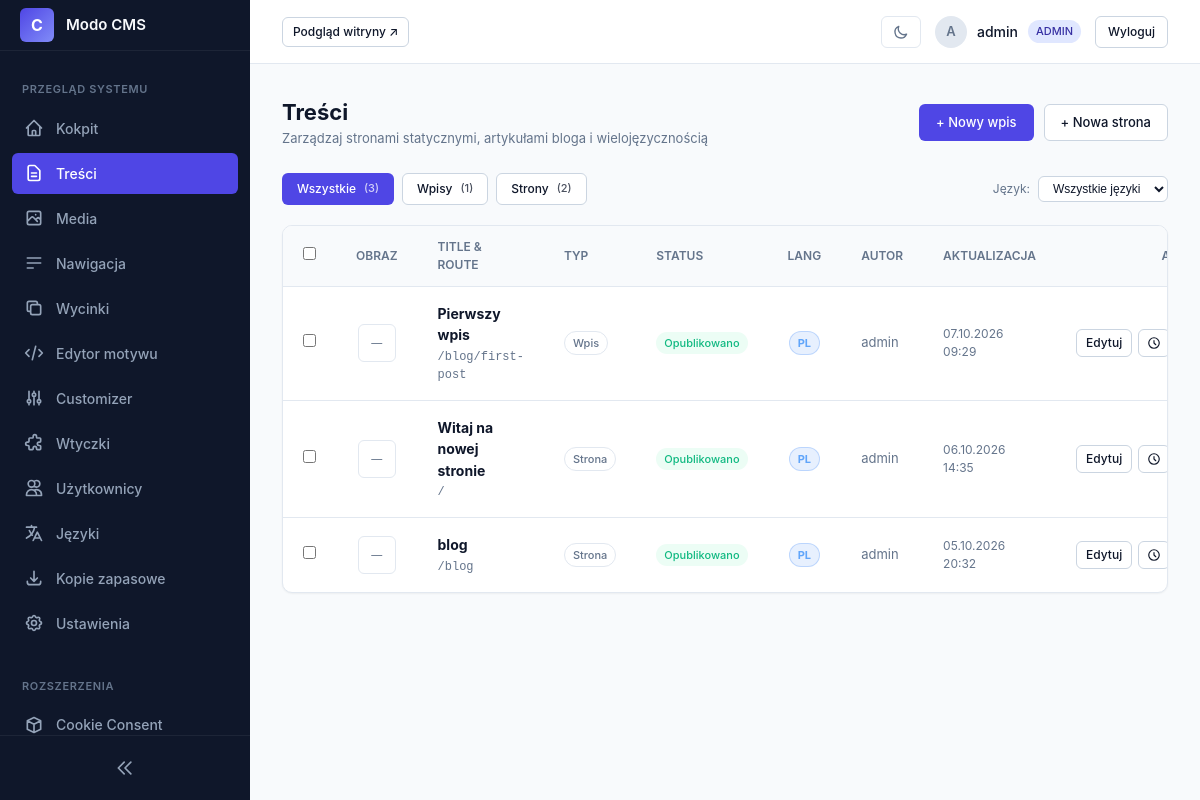
Screenshot of /admin/pages.php (signed in) with the database file from the repository.
### tables this page shows
CREATE TABLE plugins (folder TEXT PRIMARY KEY, is_active INTEGER DEFAULT 0);

CREATE TABLE pages (
                    id INTEGER PRIMARY KEY AUTOINCREMENT,
                    parent_id INTEGER DEFAULT 0,
                    slug TEXT NOT NULL,
                    title TEXT NOT NULL,
                    content TEXT,
                    type TEXT NOT NULL DEFAULT 'page',
                    status TEXT DEFAULT 'published',
                    lang TEXT NOT NULL DEFAULT 'en',
                    translation_group TEXT NOT NULL,
                    featured_image TEXT,
                    meta_title TEXT,
                    meta_description TEXT,
                    author_id INTEGER REFERENCES users(id) ON DELETE SET NULL,
                    created_at DATETIME DEFAULT CURRENT_TIMESTAMP,
                    updated_at DATETIME DEFAULT CURRENT_TIMESTAMP
                );

CREATE TABLE users (
                    id INTEGER PRIMARY KEY AUTOINCREMENT,
                    username TEXT UNIQUE NOT NULL,
                    password_hash TEXT NOT NULL,
                    email TEXT UNIQUE NOT NULL,
                    role TEXT NOT NULL DEFAULT 'admin',
                    admin_lang TEXT NOT NULL DEFAULT 'en',
                    api_token TEXT UNIQUE,
                    reset_token TEXT UNIQUE,
                    reset_expires DATETIME,
                    created_at DATETIME DEFAULT CURRENT_TIMESTAMP
                , totp_secret TEXT, totp_enabled INTEGER NOT NULL DEFAULT 0);

### admin/pages.php (the view, shortened to what the rows shown need)
<?php
require_once __DIR__ . '/../core/bootstrap.php';
$db = Database::getConnection();
$allPagesStmt = $db->query("SELECT id, parent_id, slug, lang, type FROM pages");
$lookupPages = [];
while ($p = $allPagesStmt->fetch()) {
    $lookupPages[(int)$p['id']] = $p;
}
function resolveFullSlug(array $item, array $lookup): string {
    if ($item['type'] === 'post') {
        return '/' . \Core\Router::getPostsPageSlug() . '/' . $item['slug'];
    }
    $slugs = [];
    $curr = (int)$item['id'];
    $visited = [];
    $limit = 20;
    while ($curr > 0 && isset($lookup[$curr]) && !in_array($curr, $visited, true) && $limit-- > 0) {
        $visited[] = $curr;
        if (!empty($lookup[$curr]['slug']) && $lookup[$curr]['slug'] !== 'home') {
            array_unshift($slugs, $lookup[$curr]['slug']);
        }
        $curr = (int)($lookup[$curr]['parent_id'] ?? 0);
    }
    return '/' . implode('/', $slugs);
}
$sql = "SELECT p.*, u.username as author_name FROM pages p LEFT JOIN users u ON p.author_id = u.id";
$params = [];
$sql .= " ORDER BY p.updated_at DESC";
$stmt = $db->prepare($sql);
$stmt->execute($params);
$items = $stmt->fetchAll();
require_once __DIR__ . '/views/header.php';
?>
<div class="page-header" style="margin-bottom: 24px;">
    <div>
        <h1 class="page-title"><?= _e('Content') ?></h1>
    </div>
</div>
<form method="post" id="bulk-form" style="margin: 0;">
<div class="table-container card" style="padding: 0; overflow: hidden; border: 1px solid var(--border-subtle);">
    <table class="pro-table">
        <thead>
            <tr>
                <th style="width: 40px; text-align: center;"><input type="checkbox" id="bulk-select-all" aria-label="<?= _e('Select all') ?>"></th>
                <th style="width: 54px; text-align: center;"><?= _e('Image') ?></th>
                <th><?= _e('Title & Route') ?></th>
                <th style="width: 90px;"><?= _e('Type') ?></th>
                <th style="width: 100px;"><?= _e('Status') ?></th>
                <th style="width: 70px; text-align: center;"><?= _e('Lang') ?></th>
                <th style="width: 120px;"><?= _e('Author') ?></th>
                <th style="width: 130px;"><?= _e('Updated') ?></th>
                <th style="text-align: right; width: 110px;"><?= _e('Actions') ?></th>
            </tr>
        </thead>
        <tbody>
            <?php if (empty($items)): ?>
                <tr>
                    <td colspan="9" style="text-align: center; color: var(--text-muted); padding: 48px 20px;">
                        <p style="margin: 0; font-size: 14px;"><?= _e('No matching documents found.') ?></p>
                    </td>
                </tr>
            <?php else: ?>
                <?php foreach ($items as $item):
                    $fullPath = resolveFullSlug($item, $lookupPages);
                ?>
                    <tr>
                        <td style="text-align: center; vertical-align: middle;">
                            <input type="checkbox" class="bulk-checkbox" name="ids[]" value="<?= (int)$item['id'] ?>" aria-label="<?= _e('Select') ?>">
                        </td>
                        <td style="text-align: center; vertical-align: middle;">
                            <?php if (!empty($item['featured_image'])): ?>
                                <img src="<?= htmlspecialchars($item['featured_image'], ENT_QUOTES, 'UTF-8') ?>"
                                     alt="Thumb"
                                     style="width: 38px; height: 38px; object-fit: cover; border-radius: var(--radius-sm, 6px); border: 1px solid var(--border-subtle); display: block; margin: 0 auto;">
                            <?php else: ?>
                                <div style="width: 38px; height: 38px; background: var(--bg-surface, #1e293b); border: 1px solid var(--border-subtle); border-radius: var(--radius-sm, 6px); display: flex; align-items: center; justify-content: center; color: var(--text-muted); font-size: 11px; margin: 0 auto;">
                                    &mdash;
                                </div>
                            <?php endif; ?>
                        </td>
                        <td>
                            <strong style="font-size: 14px;">
                                <a href="page-edit.php?id=<?= $item['id'] ?>" style="color: var(--text-main); text-decoration: none;">
                                    <?= Security::sanitize($item['title']) ?>
                                </a>
                            </strong>
                            <div style="color: var(--text-muted); font-size: 12px; font-family: ui-monospace, monospace; margin-top: 2px;">
                                <?= htmlspecialchars($fullPath, ENT_QUOTES, 'UTF-8') ?>
                            </div>
                        </td>
                        <td>
                            <span class="badge" style="background: var(--bg-surface, #1e293b); color: var(--text-muted); border: 1px solid var(--border-subtle); font-size: 11px;">
                            </span>
                        </td>
                        <td>
                            <span class="badge <?= $item['status'] === 'published' ? 'badge-success' : 'badge-warning' ?>" style="font-size: 11px;">
                            </span>
                        </td>
                        <td style="text-align: center;">
                            <span class="badge" style="background: rgba(59, 130, 246, 0.12); color: var(--accent, #60a5fa); border: 1px solid rgba(59, 130, 246, 0.25); font-size: 11px; font-weight: 700;">
                                <?= strtoupper(Security::sanitize($item['lang'])) ?>
                            </span>
                        </td>
                        <td style="color: var(--text-muted); font-size: 13px;">
                            <?= Security::sanitize($item['author_name'] ?? 'System') ?>
                        </td>
                        <td style="color: var(--text-muted); font-size: 12px;">
                            <?= date('d.m.Y H:i', strtotime($item['updated_at'])) ?>
                        </td>
                        <td style="text-align: right; vertical-align: middle;">
                            <div style="display: inline-flex; gap: 6px;">
                                <a href="page-edit.php?id=<?= $item['id'] ?>" class="btn btn-secondary" style="padding: 4px 9px; font-size: 12px;">
                                    <?= _e('Edit') ?>
                                </a>
                                <a href="page-edit.php?id=<?= $item['id'] ?>#revisions-card" class="btn btn-secondary" style="padding: 4px 8px; font-size: 12px; line-height: 1;" title="<?= _e('Revision History') ?>" aria-label="<?= _e('Revision History') ?>">
                                    <svg style="width: 14px; height: 14px; vertical-align: middle;" fill="none" stroke="currentColor" stroke-width="2" viewBox="0 0 24 24"><path stroke-linecap="round" stroke-linejoin="round" d="M12 8v4l3 3m6-3a9 9 0 11-18 0 9 9 0 0118 0z"/></svg>
                                </a>
                            </div>
                        </td>
                    </tr>
                <?php endforeach; ?>
            <?php endif; ?>
        </tbody>
    </table>
</div>
</form>
<?php require_once __DIR__ . '/views/footer.php'; ?>

### core/GetSimpleCompat.php (shortened to what the rows shown need)
<?php
    if (!function_exists('render_admin_sidebar_icon')) {
        function render_admin_sidebar_icon(string $icon = ''): string {
            $icon = trim($icon);
            if ($icon !== '' && str_contains($icon, '<svg')) {
                return $icon;
            }
            $d = ($icon !== '' && !preg_match('/[<>&"\']/', $icon))
                ? $icon
                : 'M20 7l-8-4-8 4m16 0l-8 4m8-4v10l-8 4m0-10L4 7m8 4v10M4 7v10l8 4';
            return '<svg class="nav-icon" fill="none" stroke="currentColor" stroke-width="2" viewBox="0 0 24 24"><path stroke-linecap="round" stroke-linejoin="round" d="' . htmlspecialchars($d, ENT_QUOTES, 'UTF-8') . '"/></svg>';
        }
    }
    if (!function_exists('render_admin_plugin_navigation')) {
        function render_admin_plugin_navigation(string $cssItemClass = 'nav-link'): void {
            $currentId = $_GET['id'] ?? '';
            $currentAction = $_GET['action'] ?? '';
            foreach (\Core\GSRegistry::$adminSidebarItems as $item) {
                $isActive = ($currentId === $item['id']) || ($currentAction !== '' && $currentAction === $item['action']);
                $url = 'plugins.php?id=' . urlencode($item['id']);
                $activeClass = $isActive ? ' active' : '';
                $label = function_exists('i18n_r') ? i18n_r($item['title']) : $item['title'];
                echo '<a href="' . htmlspecialchars($url, ENT_QUOTES, 'UTF-8') . '" class="' . htmlspecialchars($cssItemClass, ENT_QUOTES, 'UTF-8') . $activeClass . '" title="' . htmlspecialchars($label, ENT_QUOTES, 'UTF-8') . '">';
                echo render_admin_sidebar_icon($item['icon'] ?? '');
                echo '<span class="nav-text">' . htmlspecialchars($label, ENT_QUOTES, 'UTF-8') . '</span>';
                echo '</a>' . PHP_EOL;
            }
        }
    }
    if (!function_exists('i18n_r')) {
        function i18n_r(string $key): string {
            $parts = explode('/', $key);
            $cleanKey = end($parts);
            return function_exists('__') ? __($cleanKey) : $key;
        }
    }

### core/I18n.php (shortened to what the rows shown need)
<?php
    final class I18n {
        private static string $frontendLang = 'en';
        private static string $adminLang = 'en';
        private static string $defaultLang = 'en';
        private static array $translations = [];
        private static array $availableLanguages = [];
        public static function init(): void {
            self::$defaultLang = class_exists('\Core\Router') ? Router::getOption('default_language', 'en') : 'en';
            $rawLangs = class_exists('\Core\Router') ? Router::getOption('available_languages', 'en:English,pl:Polski') : 'en:English,pl:Polski';
            self::$availableLanguages = [];
            foreach (explode(',', $rawLangs) as $pair) {
                $parts = explode(':', trim($pair));
                if (count($parts) === 2) {
                    self::$availableLanguages[trim($parts[0])] = trim($parts[1]);
                }
            }
            $configuredAdminLang = class_exists('\Core\Router') ? Router::getOption('admin_language', self::$defaultLang) : self::$defaultLang;
            if (isset($_SESSION['user_admin_lang']) && array_key_exists($_SESSION['user_admin_lang'], self::$availableLanguages)) {
                self::$adminLang = $_SESSION['user_admin_lang'];
            } elseif (array_key_exists($configuredAdminLang, self::$availableLanguages)) {
                self::$adminLang = $configuredAdminLang;
            } else {
                self::$adminLang = self::$defaultLang;
            }
        }
        private static function detectFrontendLanguage(): void {
            $isMultilingual = class_exists('\Core\Router') && Router::getOption('multilingual_frontend', '0') === '1';
            if (!$isMultilingual) {
                self::$frontendLang = self::$defaultLang;
                return;
            }
        }
        public static function loadDictionary(string $lang): void {
            $lang = preg_replace('/[^a-z0-9_-]/i', '', $lang);
            $filePath = __DIR__ . '/../languages/' . $lang . '.json';
            if (file_exists($filePath)) {
                $json = file_get_contents($filePath);
                $data = json_decode((string)$json, true);
                if (is_array($data)) {
                    self::$translations[$lang] = $data;
                    return;
                }
            }
            self::$translations[$lang] = [];
        }
        public static function translate(string $key, ?string $lang = null): string {
            if ($lang === null) {
                $isAdmin = defined('IN_ADMIN') && IN_ADMIN === true;
                $lang = $isAdmin ? self::$adminLang : self::$frontendLang;
            }
            $translated = self::$translations[$lang][$key] ?? null;
            if ($translated !== null && $translated !== '') {
                return (string)$translated;
            }
            return $key;
        }
    }
    if (!function_exists('__')) {
        function __(string $key, ?string $lang = null): string {
            return \Core\I18n::translate($key, $lang);
        }
    }
    if (!function_exists('_e')) {
        function _e(string $key, ?string $lang = null): void {
            echo htmlspecialchars(\Core\I18n::translate($key, $lang), ENT_QUOTES, 'UTF-8');
        }
    }

### rows the page displays
plugins: label "Cookie Consent"
pages: title "Pierwszy wpis", fullPath "/blog/first-post", lang "Wpis Opublikowano Edytuj", lang "PL", author.username "admin", updated_at "07.10.2026 09:29"
pages: title "Witaj na nowej stronie", fullPath "/", lang "Strona Opublikowano Edytuj", lang "PL", author.username "admin", updated_at "06.10.2026 14:35", $item['id'] 1 (drawn)
pages: title "blog", id "/blog", lang "Strona Opublikowano Edytuj", lang "PL", author.username "admin", updated_at "05.10.2026 20:32"

### other values shown
substr($_SESSION['user_name'] ?? 'A', 0, 1) "A"
$_SESSION['user_name'] "admin"
Auth::role() "ADMIN"
$countAll "3"
$countPosts "1"
$countPages "2"
form field value "Wszystkie języki"
